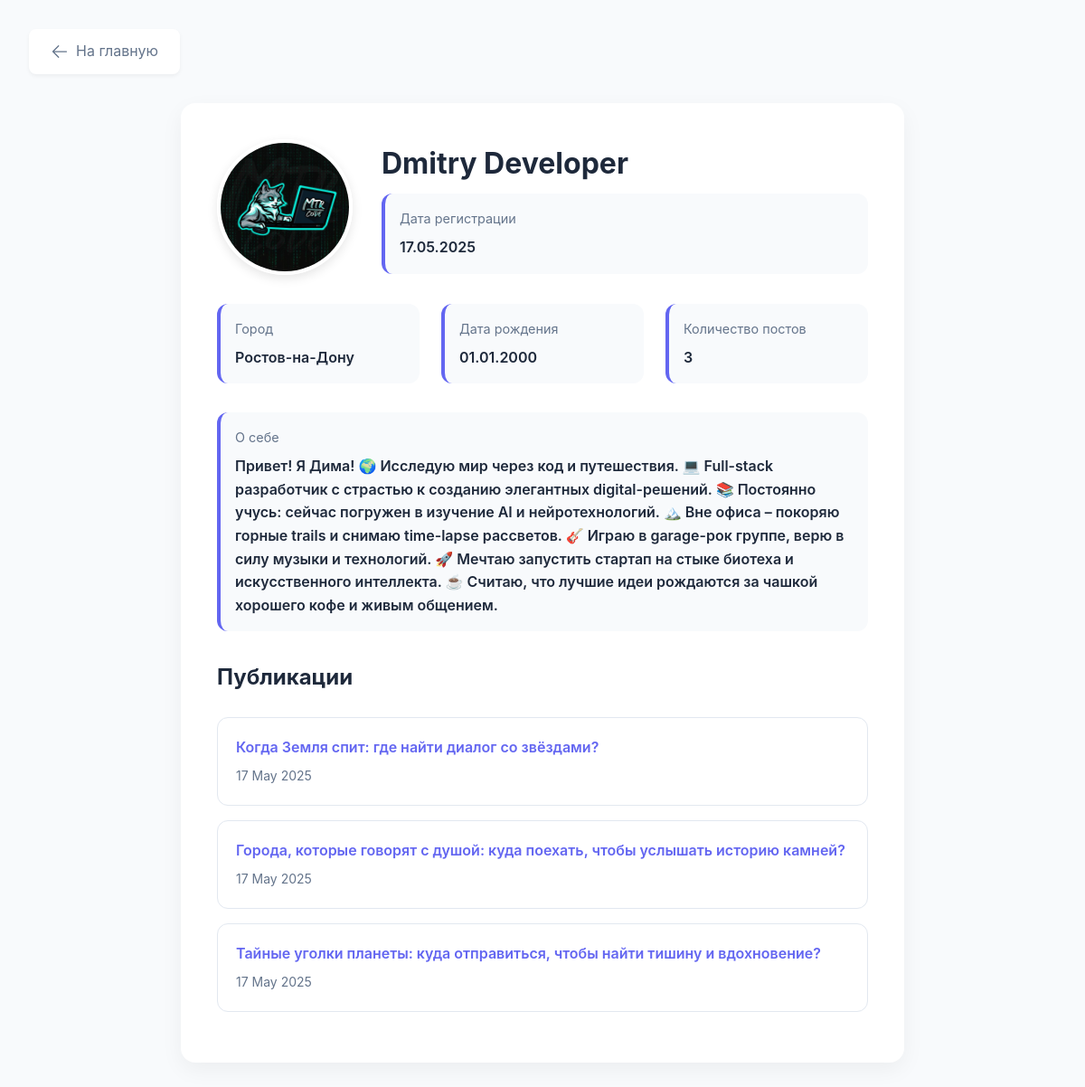
Page /user/1 on the committed database.
### main.py (models this page shows)
class User(db.Model):
    id = db.Column(db.Integer, primary_key=True)
    last_name = db.Column(db.String(100), nullable=False)
    first_name = db.Column(db.String(100), nullable=False)
    username = db.Column(db.String(100), unique=True, nullable=False)
    email = db.Column(db.String(120), unique=True, nullable=False)
    phone = db.Column(db.String(50), nullable=False)
    city = db.Column(db.String(100), nullable=False)
    date_of_birth = db.Column(db.Date, nullable=True)
    password_hash = db.Column(db.String(200), nullable=False)
    avatar = db.Column(db.String(200), nullable=True)
    about = db.Column(db.Text, nullable=True)
    created_at = db.Column(db.DateTime, default=datetime.utcnow)
    updated_at = db.Column(db.DateTime, default=datetime.utcnow, onupdate=datetime.utcnow)
    posts = relationship('Post', back_populates='author')

class Post(db.Model):
    id = db.Column(db.Integer, primary_key=True)
    title = db.Column(db.String(200), nullable=False)
    description = db.Column(db.String(500))
    cover = db.Column(db.String(200), nullable=False)
    date = db.Column(db.DateTime, default=datetime.utcnow)
    user_id = db.Column(db.Integer, db.ForeignKey('user.id'), nullable=False)
    author = relationship('User', back_populates='posts')

### main.py (the view)
@app.route('/user/<int:user_id>')
def user_profile(user_id):
    user = User.query.get_or_404(user_id)
    posts = Post.query.filter_by(user_id=user_id).order_by(Post.date.desc()).all()
    return render_template('user_profile.html', user=user, posts=posts)

### templates/user_profile.html (shortened to what this page needs)
<!DOCTYPE html>
<html lang="ru">
<head>
</head>
<body>
    <a href="/" class="home-btn">
        <svg xmlns="http://www.w3.org/2000/svg" fill="none" viewBox="0 0 24 24" stroke-width="1.5" stroke="currentColor">
            <path stroke-linecap="round" stroke-linejoin="round" d="M10.5 19.5L3 12m0 0l7.5-7.5M3 12h18" />
        </svg>
        На главную
    </a>
    <div class="profile-container">
        <div class="profile-header">
            <img src="{{ url_for('media_file1', filename='avatar/' ~ user.avatar) if user.avatar else url_for('static', filename='default-avatar.jpg') }}"
                 alt="Аватар" class="avatar">
            <div class="profile-info">
                <h1 class="profile-name">{{ user.first_name }} {{ user.last_name }}</h1>
                <div class="meta-item">
                    <div class="meta-label">Дата регистрации</div>
                    <div class="meta-value">{{ user.created_at.strftime('%d.%m.%Y') }}</div>
                </div>
            </div>
        </div>
        <div class="profile-meta">
            <div class="meta-item">
                <div class="meta-label">Город</div>
                <div class="meta-value">{{ user.city or 'Не указан' }}</div>
            </div>
            <div class="meta-item">
                <div class="meta-label">Дата рождения</div>
                <div class="meta-value">{{ user.date_of_birth.strftime('%d.%m.%Y') if user.date_of_birth else 'Не указана' }}</div>
            </div>
            <div class="meta-item">
                <div class="meta-label">Количество постов</div>
                <div class="meta-value">{{ posts | length }}</div>
            </div>
        </div>
        <div class="meta-item">
            <div class="meta-label">О себе</div>
            <div class="meta-value">{{ user.about or 'Пользователь пока ничего не рассказал о себе' }}</div>
        </div>
        <div class="post-list">
            <h3>Публикации</h3>
            {% for post in posts %}
                <div class="post-card">
                    <a href="{{ url_for('post_detail', post_id=post.id) }}" class="post-title">{{ post.title }}</a>
                    <div class="post-date">{{ post.date.strftime('%d %B %Y') }}</div>
                </div>
            {% else %}
                <div class="meta-item">
                    <div class="meta-value">Пользователь пока не опубликовал ни одного поста</div>
                </div>
            {% endfor %}
        </div>
    </div>
</body>
</html>

### templates/user_profile.html (style rules this page uses)
:root { --primary: #6366f1; --primary-hover: #4f46e5; --background: #f8fafc; --surface: #ffffff; --text: #1e293b; --text-secondary: #64748b; }
* { box-sizing: border-box; margin: 0; padding: 0; font-family: 'Inter', system-ui, -apple-system, sans-serif; }
body { background: var(--background); color: var(--text); line-height: 1.6; padding: 2rem; }
.home-btn { display: inline-flex; align-items: center; gap: 0.5rem; text-decoration: none; color: var(--text-secondary); padding: 0.75rem 1.5rem; border-radius: 8px; transition: all 0.2s ease; margin-bottom: 2rem; background: var(--surface); box-shadow: 0 2px 4px rgba(0, 0, 0, 0.05); }
.home-btn svg { width: 20px; height: 20px; }
.profile-container { max-width: 800px; margin: 0 auto; background: var(--surface); border-radius: 16px; padding: 2.5rem; box-shadow: 0 8px 24px rgba(0, 0, 0, 0.05); }
.profile-header { display: flex; gap: 2rem; align-items: center; margin-bottom: 2rem; }
.avatar { width: 150px; height: 150px; border-radius: 50%; object-fit: cover; border: 4px solid var(--surface); box-shadow: 0 4px 12px rgba(0, 0, 0, 0.1); }
.profile-info { flex: 1; }
.profile-name { font-size: 2rem; margin-bottom: 0.5rem; color: var(--text); }
.profile-meta { display: grid; grid-template-columns: repeat(auto-fit, minmax(200px, 1fr)); gap: 1.5rem; margin-bottom: 2rem; }
.meta-item { background: #f8fafc; padding: 1rem; border-radius: 12px; border-left: 4px solid var(--primary); }
.meta-label { font-size: 0.9rem; color: var(--text-secondary); margin-bottom: 0.5rem; }
.meta-value { font-weight: 600; color: var(--text); }
.post-list { margin-top: 2rem; }
.post-list h3 { font-size: 1.5rem; margin-bottom: 1.5rem; color: var(--text); }
.post-card { background: var(--surface); border-radius: 12px; padding: 1.25rem; margin-bottom: 1rem; transition: all 0.2s ease; border: 1px solid #e2e8f0; }
.post-title { font-weight: 600; color: var(--primary); text-decoration: none; display: block; margin-bottom: 0.5rem; }
.post-date { font-size: 0.875rem; color: var(--text-secondary); }

### rows in the picture
User: avatar (picture), first_name "Dmitry", last_name "Developer", created_at "17.05.2025", city "Ростов-на-Дону", date_of_birth "01.01.2000", about "Привет! Я Дима! 🌍 Исследую мир через код и путешествия. 💻 Full-stack разработчик с страстью к созданию элегантных digital-решений. 📚 Постоянно учусь: сейчас погружен в изучение AI и нейротехнологий. 🏔️ Вне офиса – покоряю горные trails и снимаю time-lapse рассветов. 🎸 Играю в garage-рок группе, верю в силу музыки и технологий. 🚀 Мечтаю запустить стартап на стыке биотеха и искусственного интеллекта. ☕ Считаю, что лучшие идеи рождаются за чашкой хорошего кофе и живым общением."
Post: title "Когда Земля спит: где найти диалог со звёздами?", date "17 May 2025"
Post: title "Города, которые говорят с душой: куда поехать, чтобы услышать историю камней?", date "17 May 2025"
Post: title "Тайные уголки планеты: куда отправиться, чтобы найти тишину и вдохновение?", date "17 May 2025"

### other values in the picture
{{ posts | length }} "3"
